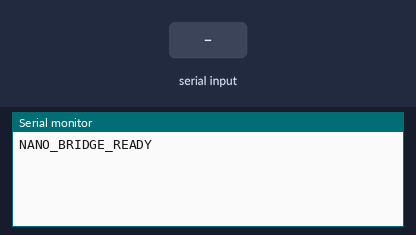
The sketch below on a simulated Arduino Uno, built with avr-gcc and run on an emulated ATmega328P. Shown: the last lines printed to the serial monitor. Inputs (shaded band) come from the test bench.

Above: at 1.2 s.
1.3 s: "1\n" received over the second serial link
At 2.5 s:
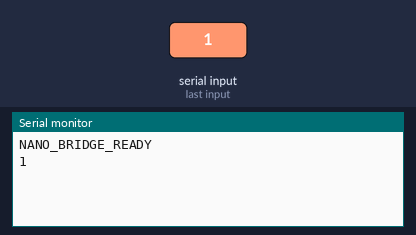
2.8 s: "0\n" received over the second serial link
At 3.7 s:
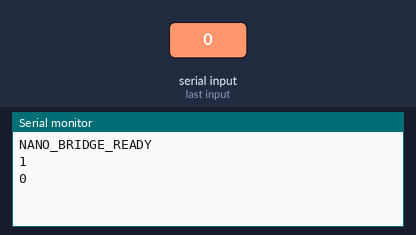

Measured:
- after the input at 1.3 s, the serial monitor: prints a new line at once (image 1)
- after the input at 2.8 s, the serial monitor: prints a new line at once (image 2)

The sketch:

Nano_Bridge_Rev1.00.ino
```cpp
// nano_hc12_bridge_rev1_bidirectional.ino
#include <SoftwareSerial.h>

// HC-12 TXD -> D10 (RX), HC-12 RXD -> D11 (TX)
SoftwareSerial hc12(10, 11);

String inLine;   // HC-12 -> PC
String outLine;  // PC -> HC-12

void setup() {
  Serial.begin(115200); // USB to PC
  hc12.begin(9600);     // HC-12
  Serial.println("NANO_BRIDGE_READY");
}

void loop() {
  // ---- HC-12 -> PC ----
  while (hc12.available()) {
    char c = (char)hc12.read();
    if (c == '\n') {
      inLine.trim();
      if (inLine.length() > 0) Serial.println(inLine);
      inLine = "";
    } else if (c != '\r') {
      if (inLine.length() < 220) inLine += c;
      else inLine = "";
    }
  }

  // ---- PC -> HC-12 ----
  while (Serial.available()) {
    char c = (char)Serial.read();
    if (c == '\n') {
      outLine.trim();
      if (outLine.length() > 0) {
        hc12.print(outLine);
        hc12.print("\n");   // important: cistern PCB expects newline to process command
      }
      outLine = "";
    } else if (c != '\r') {
      if (outLine.length() < 80) outLine += c;
      else outLine = "";
    }
  }
}
```
